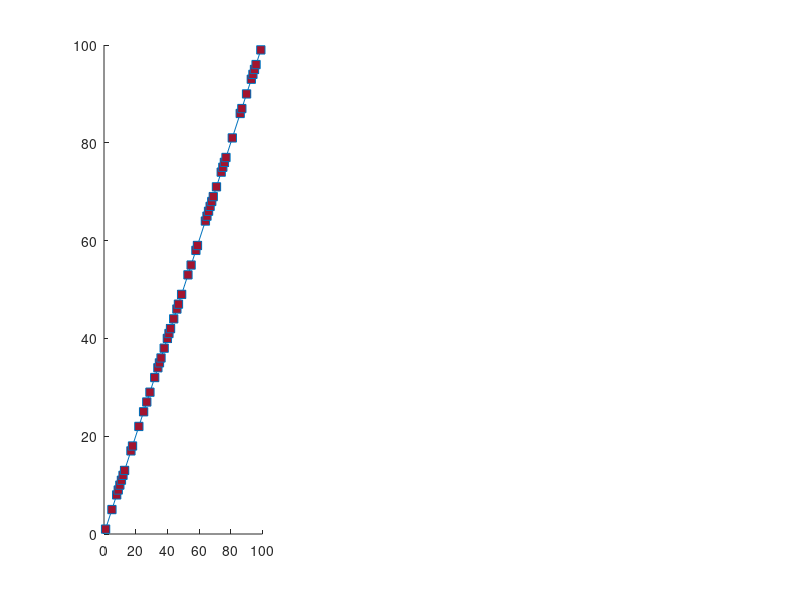

The MATLAB source for this figure: (Note: this script raises an error after producing the figure.)
%-------------------------------------------------------------------------------
% plot_FD_examples: fractal dimension (FD) estimate for 3 x 2D signals.
%                         (Figure 2 in [1])
%
% Syntax: plot_FD_examples()
%
% Example:
%          >> plot_FD_examples;
% 
% 
% [1] JM O'Toole, EM Dempsey, D Van Laere, “Nonstationary coupling between heart rate and
% perfusion index in extremely preterm infants over the first day of life”, in
% preparation, 2019.


% John M. O' Toole, University College Cork
% Started: 06-06-2018
%
% last update: Time-stamp: <2019-05-13 15:42:55 (otoolej)>
%-------------------------------------------------------------------------------
function [] = plot_FD_examples()

%---------------------------------------------------------------------
% 1. generate the signals
%---------------------------------------------------------------------
N = 50; 
sig_types = {'line', '2D_CGN', '2D_WGN'};
L = length(sig_types);
kmax = 6;

x = zeros(L, N); 
y = zeros(L, N);
for n = 1:L
    [x(n, :), y(n, :)] = nonuniform_sampling(N, sig_types{n});
end


%---------------------------------------------------------------------
% 2. plot the signals and estimate the fractal dimension
%---------------------------------------------------------------------

% set up the figure:
figure(28); clf; hold all;
pp = get(gcf, 'position');
set(gcf, 'position', [pp(1:2) 700  200]);

% colours and fonts:
lc = lines(8);
fill_col = lc(7, :);
edge_col = lc(1, :);
FONT_NAME = 'helvetica';
FONT_SIZE = 10;

D = zeros(1, L);
for n = 1:L
    % plot the 2D data:
    hx(n) = subplot(1, 3, n); hold all;
    hl(n) = plot(x(n, :), y(n, :), '-s');
    set(hl(n), 'markerfacecolor', fill_col, 'color', edge_col); 
    hx(n).XAxis.Visible = 'off';
    hx(n).YAxis.Visible = 'off';    
    
    % estimate the FD:
    D(n) = fd_curves(x(n, :), y(n, :), kmax, 0); 
end


%---------------------------------------------------------------------
% 3. place FD on plots:
%---------------------------------------------------------------------
xs = [0 133 133 * 2]; ys = [106 -30];
txy = [xs(1) ys(1); xs(2) ys(1); xs(3) ys(1)];
for n = 1:L
    ht(n) = text(hx(1), txy(n, 1), txy(n, 2), ['D=' sprintf('%.1f', D(n))], ...
                 'fontname', FONT_NAME, 'fontsize', FONT_SIZE);
end





function [x, y] = nonuniform_sampling(N, type)
%---------------------------------------------------------------------
% 2D signals with non-uniform sampling
%---------------------------------------------------------------------
N_over = 2 * N;

switch type
  case 'line'
    x = 1:N_over; y = 1:N_over;
    
    x = datasample(x, N, 'Replace', false);
    x = sort(x);
    y = y(x);
    
  case '2D_CGN'
    x = cumsum(randn(1, N)); 
    y = cumsum(randn(1, N));
    
  case '2D_WGN'
    x = rand(1, N); 
    y = rand(1, N);
    
end

